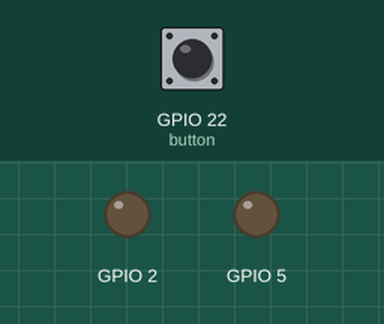
The program below on a simulated ESP32. Parts: output pins drawn as LEDs (lit = HIGH). Dashed ring = blinking. The test bench sets the inputs (shaded band); at power-on: GPIO 22 (button) HIGH.

Above: at 1.2 s.
1.3 s: GPIO 22 (button) pulled LOW for 1 s
At 2.25 s:
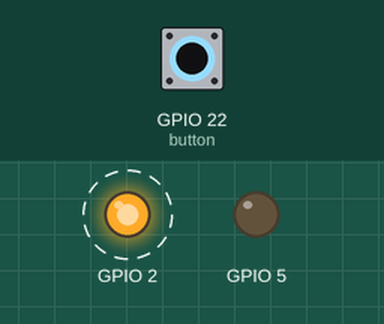
4.8 s: GPIO 22 (button) pulled LOW for 0.15 s
6.4 s: GPIO 22 (button) pulled LOW for 3.2 s
At 7.75 s:
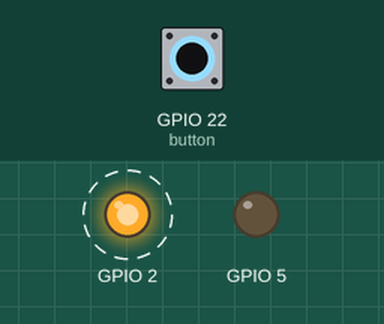
Timing chart, 0 to 17.1 s (numbered marks = the images above; inputs shaded):
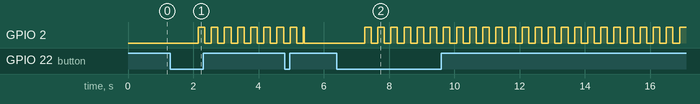

The program:

main.cpp
```cpp
#include <Arduino.h>
#include "LED.h"
#include <OneButton.h>

LED led1(LED_PIN, LED_ACT);
LED led2(5, LED_ACT);
LED *currentLED = &led1;  // LED đang được điều khiển, mặc định là LED1

void btnPush();
void btnDoubleClick();
void btnLongPress();
OneButton button(22, !BTN_ACT);

void setup()
{
    button.attachClick(btnPush);            // ấn 1 lần để bật/tắt LED
    button.attachDoubleClick(btnDoubleClick); // ấn 2 lần để chuyển chế độ điều khiển giữa 2 LED
    button.attachLongPressStart(btnLongPress); // Giữ nút để nhấp nháy LED
    led1.off();
    led2.off();
}

void loop()
{
    led1.loop();
    led2.loop();
    button.tick();
}

void btnDoubleClick()
{
    // Chuyển chế độ điều khiển giữa LED1 và LED2
    if (currentLED == &led1)
        currentLED = &led2;
    else
        currentLED = &led1;
}

void btnPush()
{
    currentLED->flip(); // Bật/tắt LED hiện tại
}

void btnLongPress()
{
    currentLED->blink(200); // Nhấp nháy LED hiện tại với chu kỳ 200ms
}
```

Measured:
- after the input at 1.3 s, GPIO 2: alternates HIGH for 0.20 s and LOW for 0.20 s, starting after 0.85 s
- after the input at 6.4 s, GPIO 2: alternates HIGH for 0.20 s and LOW for 0.20 s, starting after 0.85 s
